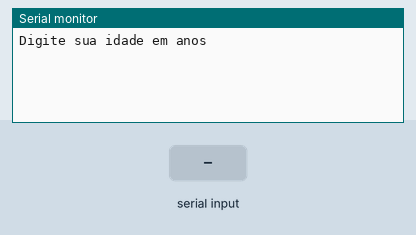
Simulated run of this sketch. Board: Arduino Uno, built with avr-gcc and run on an emulated ATmega328P. Parts: the last lines printed to the serial monitor. Inputs (shaded band) come from the test bench.

Above: at 1.2 s.
1.3 s: "90,45\n" received over Serial
At 2.1 s:
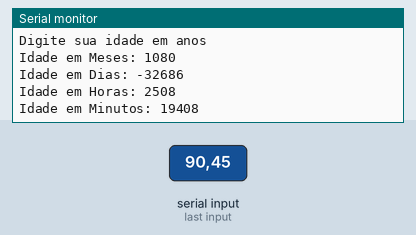
2.8 s: "30,150\n" received over Serial
At 4.3 s:
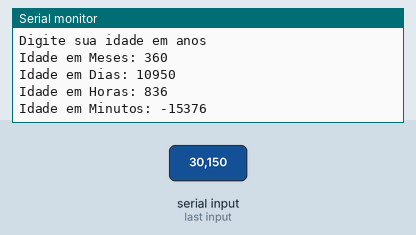
Timing chart, 0 to 5.8 s (numbered marks = the images above; inputs shaded):
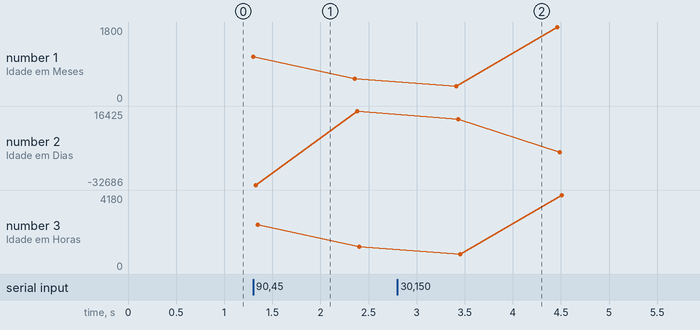

Measured:
- after the input at 1.3 s, the serial monitor: prints a new line at once (image 1)
- after the input at 2.8 s, the serial monitor: prints a new line after 0.61 s (image 2)

The sketch:

ativ_11.ino
```cpp
//Faça um programa que receba a idade de uma pessoa em anos e
//imprima essa idade em: Meses, Dias, Horas, Minutos.

//Declaração de variáveis
int idade = 0;
int idadeMeses = 0;
int idadeDias = 0;
int idadeHoras = 0;
int idadeMinutos = 0;


void setup()
{
  Serial.begin(9600);
}

void loop()
{
  //Entrada
   Serial.println("Digite sua idade em anos"); //mostra  msg na tela
   while( !Serial.available() );// espera o usuário dar  <Enter>
   idade = Serial.parseInt();//transforma a idade digitada em número

   //Processamento
   idadeMeses = idade * 12;
   idadeDias = idade * 365;
   idadeHoras = idade * 8766;
   idadeMinutos = idade *525960;

   //Saída
   Serial.println("Idade em Meses: " + String(idadeMeses) );//imprime o texto
   Serial.println("Idade em Dias: " + String(idadeDias) );//imprime o texto
   Serial.println("Idade em Horas: " + String(idadeHoras) );//imprime o texto
   Serial.println("Idade em Minutos: " + String(idadeMinutos) );//imprime o texto

   delay(1000);
}
```
